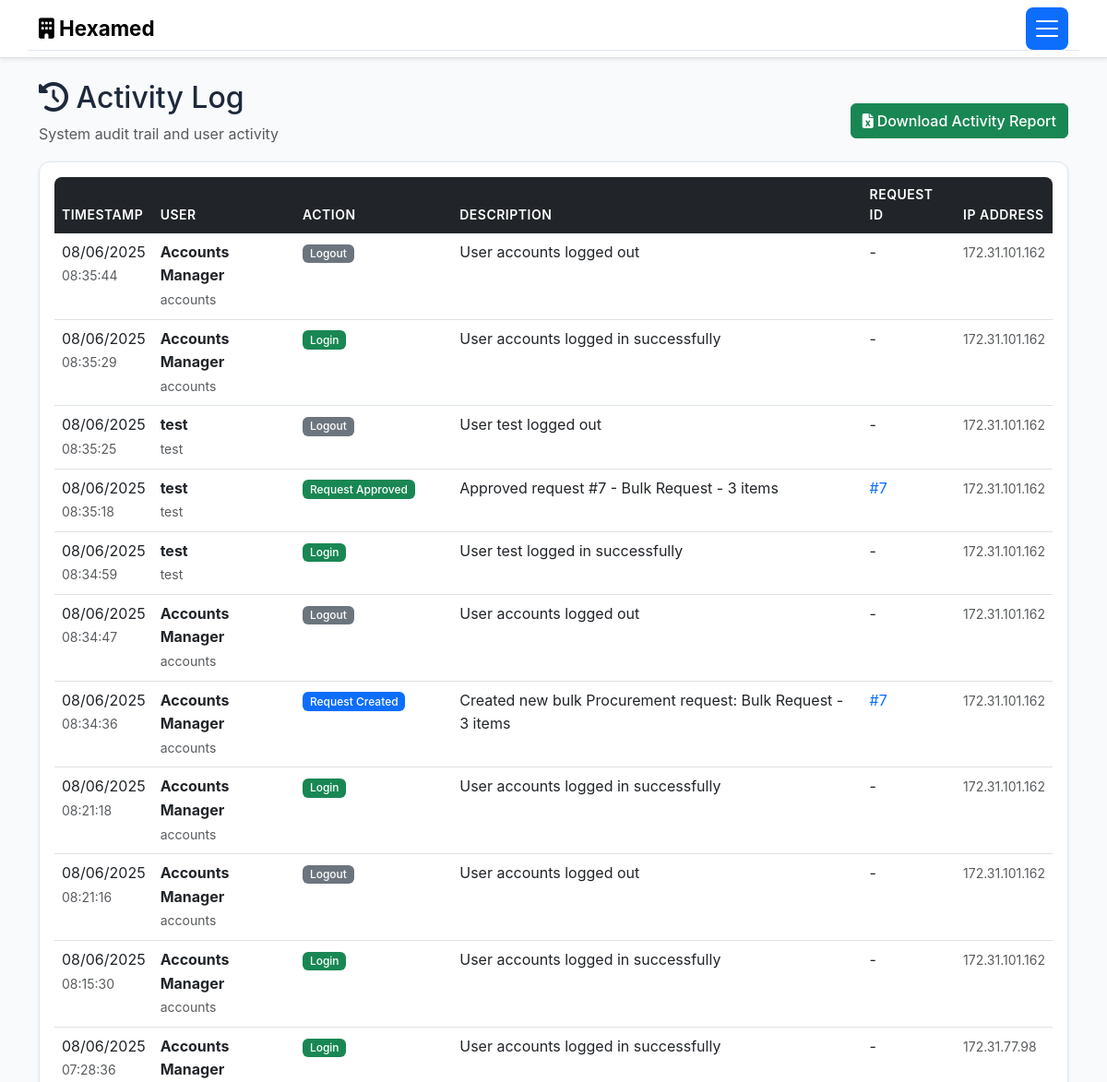
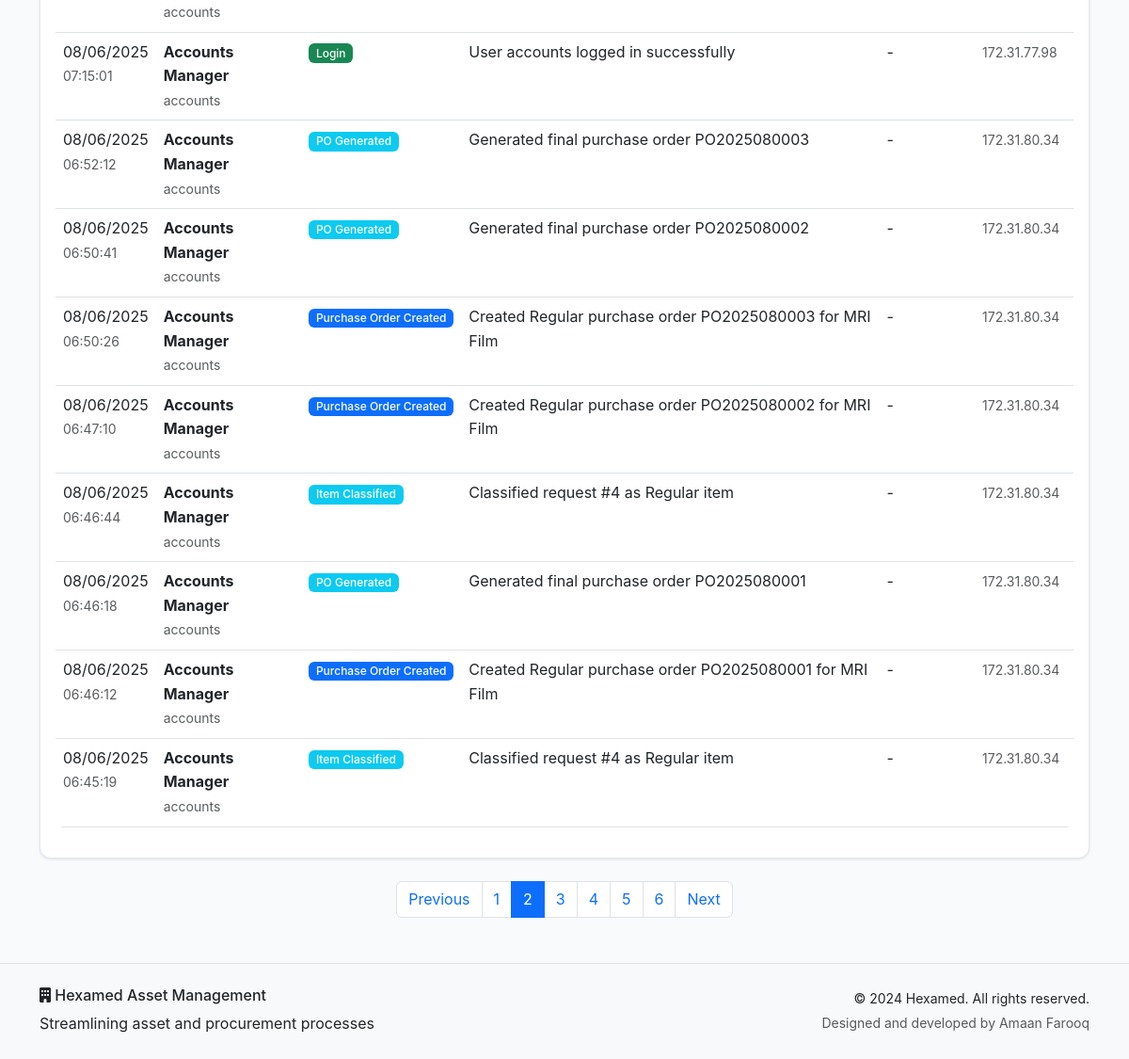
The app's page /activity?page=2 (signed in) with its own data (2 pictures, top to bottom).
### models.py (models this page shows, shortened)
class ActivityLog(db.Model):
    id = db.Column(db.Integer, primary_key=True)
    action = db.Column(db.String(100), nullable=False)
    description = db.Column(db.Text, nullable=False)
    timestamp = db.Column(db.DateTime, default=datetime.utcnow)
    ip_address = db.Column(db.String(45))
    user_id = db.Column(db.Integer, db.ForeignKey('user.id'), nullable=False)
    request_id = db.Column(db.Integer, db.ForeignKey('asset_request.id'), nullable=True)
    user = db.relationship('User', backref='activities')
    request = db.relationship('AssetRequest', backref='activities')

class User(db.Model):
    id = db.Column(db.Integer, primary_key=True)
    username = db.Column(db.String(80), unique=True, nullable=False)
    email = db.Column(db.String(120), unique=True, nullable=False)
    password_hash = db.Column(db.String(256), nullable=False)
    role = db.Column(db.String(50), nullable=False, default='User')
    full_name = db.Column(db.String(100), nullable=False)
    floor = db.Column(db.String(50))
    department = db.Column(db.String(100))
    created_at = db.Column(db.DateTime, default=datetime.utcnow)
    is_active = db.Column(db.Boolean, default=True)
    requests = db.relationship('AssetRequest', foreign_keys='AssetRequest.user_id', backref='requester', lazy=True)

### routes.py (the view)
    def decorated_function(*args, **kwargs):
        if 'user_id' not in session:
            flash('Please log in to access this page.', 'warning')
            return redirect(url_for('login'))
        return f(*args, **kwargs)

### routes.py (called while the page is built)
def require_login(f):
    def decorated_function(*args, **kwargs):
        if 'user_id' not in session:
            flash('Please log in to access this page.', 'warning')
            return redirect(url_for('login'))
        return f(*args, **kwargs)
    decorated_function.__name__ = f.__name__
    return decorated_function

@app.route('/activity')
@require_login
def activity_log():
    user = User.query.get(session['user_id'])
    page = request.args.get('page', 1, type=int)
    activities = ActivityLog.query.order_by(ActivityLog.timestamp.desc()).paginate(
        page=page, per_page=20, error_out=False)
    return render_template('activity.html', activities=activities, user=user)

### templates/activity.html (shortened to what this page needs)
{% extends "base.html" %}
{% block content %}
<div class="container my-4">
    <div class="row">
        <div class="col">
            <div class="d-flex justify-content-between align-items-center">
                <div>
                    <h2><i class="fas fa-history"></i> Activity Log</h2>
                    <p class="text-muted">System audit trail and user activity</p>
                </div>
                {% if user.role in ['Admin', 'MD', 'Accounts/SCM'] %}
                <div>
                    <a href="{{ url_for('download_recent_activity') }}" class="btn btn-success">
                        <i class="fas fa-file-excel me-1"></i>Download Activity Report
                    </a>
                </div>
                {% endif %}
            </div>
        </div>
    </div>
    {% if activities.items %}
    <div class="card">
        <div class="card-body">
            <div class="table-responsive">
                <table class="table table-hover">
                    <thead>
                        <tr>
                            <th>Timestamp</th>
                            <th>User</th>
                            <th>Action</th>
                            <th>Description</th>
                            <th>Request ID</th>
                            <th>IP Address</th>
                        </tr>
                    </thead>
                    <tbody>
                        {% for activity in activities.items %}
                        <tr>
                            <td>
                                <div>
                                    {{ activity.timestamp.strftime('%m/%d/%Y') }}
                                    <br><small class="text-muted">{{ activity.timestamp.strftime('%H:%M:%S') }}</small>
                                </div>
                            </td>
                            <td>
                                <div>
                                    <strong>{{ activity.user.full_name }}</strong>
                                    <br><small class="text-muted">{{ activity.user.username }}</small>
                                </div>
                            </td>
                            <td>
                                {% if 'Login' in activity.action %}
                                    <span class="badge bg-success">{{ activity.action }}</span>
                                {% elif 'Logout' in activity.action %}
                                    <span class="badge bg-secondary">{{ activity.action }}</span>
                                {% elif 'Created' in activity.action %}
                                    <span class="badge bg-primary">{{ activity.action }}</span>
                                {% elif 'Approved' in activity.action %}
                                    <span class="badge bg-success">{{ activity.action }}</span>
                                {% elif 'Rejected' in activity.action %}
                                    <span class="badge bg-danger">{{ activity.action }}</span>
                                {% elif 'Hold' in activity.action %}
                                    <span class="badge bg-warning">{{ activity.action }}</span>
                                {% else %}
                                    <span class="badge bg-info">{{ activity.action }}</span>
                                {% endif %}
                            </td>
                            <td>{{ activity.description }}</td>
                            <td>
                                {% if activity.request_id %}
                                    <a href="{{ url_for('view_requests') }}" class="text-decoration-none">
                                        #{{ activity.request_id }}
                                    </a>
                                {% else %}
                                    -
                                {% endif %}
                            </td>
                            <td>
                                <small class="text-muted">{{ activity.ip_address or '-' }}</small>
                            </td>
                        </tr>
                        {% endfor %}
                    </tbody>
                </table>
            </div>
        </div>
    </div>
    {% if activities.pages > 1 %}
    <nav class="mt-4">
        <ul class="pagination justify-content-center">
            {% if activities.has_prev %}
                <li class="page-item">
                    <a class="page-link" href="{{ url_for('activity_log', page=activities.prev_num) }}">Previous</a>
                </li>
            {% endif %}
            {% for page_num in activities.iter_pages() %}
                {% if page_num %}
                    {% if page_num != activities.page %}
                        <li class="page-item">
                            <a class="page-link" href="{{ url_for('activity_log', page=page_num) }}">{{ page_num }}</a>
                        </li>
                    {% else %}
                        <li class="page-item active">
                            <span class="page-link">{{ page_num }}</span>
                        </li>
                    {% endif %}
                {% else %}
                    <li class="page-item disabled">
                        <span class="page-link">...</span>
                    </li>
                {% endif %}
            {% endfor %}
            {% if activities.has_next %}
                <li class="page-item">
                    <a class="page-link" href="{{ url_for('activity_log', page=activities.next_num) }}">Next</a>
                </li>
            {% endif %}
        </ul>
    </nav>
    {% endif %}
    {% endif %}
</div>
{% endblock %}

### static/style.css (style rules this page uses)
:root { --hexamed-primary: #2563eb; --hexamed-secondary: #64748b; --hexamed-success: #00ffaa; --hexamed-warning: #ffa200; --hexamed-danger: #ff0000; --hexamed-info: #06b6d4; --hexamed-light: #f8fafc; --hexamed-dark: #465977; --hexamed-gradient: linear-gradient(135deg, #2563eb, #06b6d4); }
body { font-family: 'Inter', 'Segoe UI', Tahoma, Geneva, Verdana, sans-serif; line-height: 1.6; background-color: #f8fafc; color: #1e293b; }
.card { border: 1px solid #e2e8f0; border-radius: 0.75rem; box-shadow: 0 1px 3px rgba(0, 0, 0, 0.1); transition: all 0.3s ease; background: white; }
.btn { font-weight: 500; transition: all 0.3s ease; border-radius: 0.375rem; }
.table { border-radius: 0.5rem; overflow: hidden; }
.table thead th { background-color: var(--bs-dark); color: white; border: none; font-weight: 600; text-transform: uppercase; font-size: 0.875rem; letter-spacing: 0.5px; }
.table tbody tr { transition: background-color 0.2s ease; }
.badge { font-weight: 500; font-size: 0.75rem; padding: 0.35em 0.65em; }

### records on screen
ActivityLog: timestamp "08/06/2025", timestamp "08:35:44", user.full_name "Accounts Manager", user.username "accounts", action "Logout", description "User accounts logged out", ip_address "172.31.101.162"
ActivityLog: timestamp "08/06/2025", timestamp "08:35:29", user.full_name "Accounts Manager", user.username "accounts", action "Login", description "User accounts logged in successfully", ip_address "172.31.101.162"
ActivityLog: timestamp "08/06/2025", timestamp "08:35:25", user.full_name "test", user.username "test", action "Logout", description "User test logged out", ip_address "172.31.101.162"
ActivityLog: timestamp "08/06/2025", timestamp "08:35:18", user.full_name "test", user.username "test", action "Request Approved", description "Approved request #7 - Bulk Request - 3 items", request_id "7", ip_address "172.31.101.162"
ActivityLog: timestamp "08/06/2025", timestamp "08:34:59", user.full_name "test", user.username "test", action "Login", description "User test logged in successfully", ip_address "172.31.101.162"
ActivityLog: timestamp "08/06/2025", timestamp "08:34:47", user.full_name "Accounts Manager", user.username "accounts", action "Logout", description "User accounts logged out", ip_address "172.31.101.162"
ActivityLog: timestamp "08/06/2025", timestamp "08:34:36", user.full_name "Accounts Manager", user.username "accounts", action "Request Created", description "Created new bulk Procurement request: Bulk Request - 3 items", request_id "7", ip_address "172.31.101.162"
ActivityLog: timestamp "08/06/2025", timestamp "08:21:18", user.full_name "Accounts Manager", user.username "accounts", action "Login", description "User accounts logged in successfully", ip_address "172.31.101.162"
ActivityLog: timestamp "08/06/2025", timestamp "08:21:16", user.full_name "Accounts Manager", user.username "accounts", action "Logout", description "User accounts logged out", ip_address "172.31.101.162"
ActivityLog: timestamp "08/06/2025", timestamp "08:15:30", user.full_name "Accounts Manager", user.username "accounts", action "Login", description "User accounts logged in successfully", ip_address "172.31.101.162"
ActivityLog: timestamp "08/06/2025", timestamp "07:28:36", user.full_name "Accounts Manager", user.username "accounts", action "Login", description "User accounts logged in successfully", ip_address "172.31.77.98"
ActivityLog: timestamp "08/06/2025", timestamp "07:15:01", user.full_name "Accounts Manager", user.username "accounts", action "Login", description "User accounts logged in successfully", ip_address "172.31.77.98"
ActivityLog: timestamp "08/06/2025", timestamp "06:52:12", user.full_name "Accounts Manager", user.username "accounts", action "PO Generated", description "Generated final purchase order PO2025080003", ip_address "172.31.80.34"
ActivityLog: timestamp "08/06/2025", timestamp "06:50:41", user.full_name "Accounts Manager", user.username "accounts", action "PO Generated", description "Generated final purchase order PO2025080002", ip_address "172.31.80.34"
ActivityLog: timestamp "08/06/2025", timestamp "06:50:26", user.full_name "Accounts Manager", user.username "accounts", action "Purchase Order Created", description "Created Regular purchase order PO2025080003 for MRI Film", ip_address "172.31.80.34"
ActivityLog: timestamp "08/06/2025", timestamp "06:47:10", user.full_name "Accounts Manager", user.username "accounts", action "Purchase Order Created", description "Created Regular purchase order PO2025080002 for MRI Film", ip_address "172.31.80.34"
ActivityLog: timestamp "08/06/2025", timestamp "06:46:44", user.full_name "Accounts Manager", user.username "accounts", action "Item Classified", description "Classified request #4 as Regular item", ip_address "172.31.80.34"
ActivityLog: timestamp "08/06/2025", timestamp "06:46:18", user.full_name "Accounts Manager", user.username "accounts", action "PO Generated", description "Generated final purchase order PO2025080001", ip_address "172.31.80.34"
ActivityLog: timestamp "08/06/2025", timestamp "06:46:12", user.full_name "Accounts Manager", user.username "accounts", action "Purchase Order Created", description "Created Regular purchase order PO2025080001 for MRI Film", ip_address "172.31.80.34"
ActivityLog: timestamp "08/06/2025", timestamp "06:45:19", user.full_name "Accounts Manager", user.username "accounts", action "Item Classified", description "Classified request #4 as Regular item", ip_address "172.31.80.34"

### other values on screen
{{ page_num }} "1" "3" "4" "5" "6"
{{ page_num }} "2"
